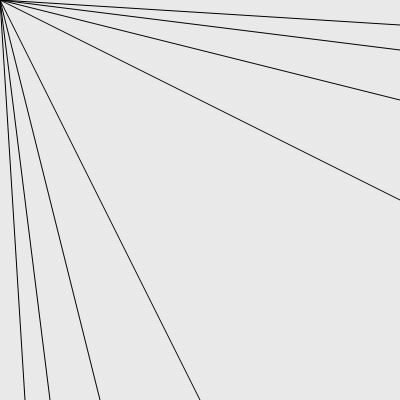
Frame 1 (no input)
Frame 60 (no input): identical to frame 1, image omitted
Frame 120 (the mouse pressed at the canvas centre since frame 60): identical to frame 1, image omitted

The p5.js sketch that drew this single still picture (run headless with seeded random() and noise() and a simulated clock; from frame 60 on, the mouse is pressed at the canvas centre):

// p5.js sketch
// ── sketch.js
function setup() {
  createCanvas(400, 400);
}

function draw() {
  background(233);

  // top lines
  line(0,0,200,400);
  line(0,0,100,400);
  line(0,0,50,400);
  line(0,0,25,400);

  // bottom lines
  line(0,0,400,200);
  line(0,0,400,100);
  line(0,0,400,50);
  line(0,0,400,25);


}
